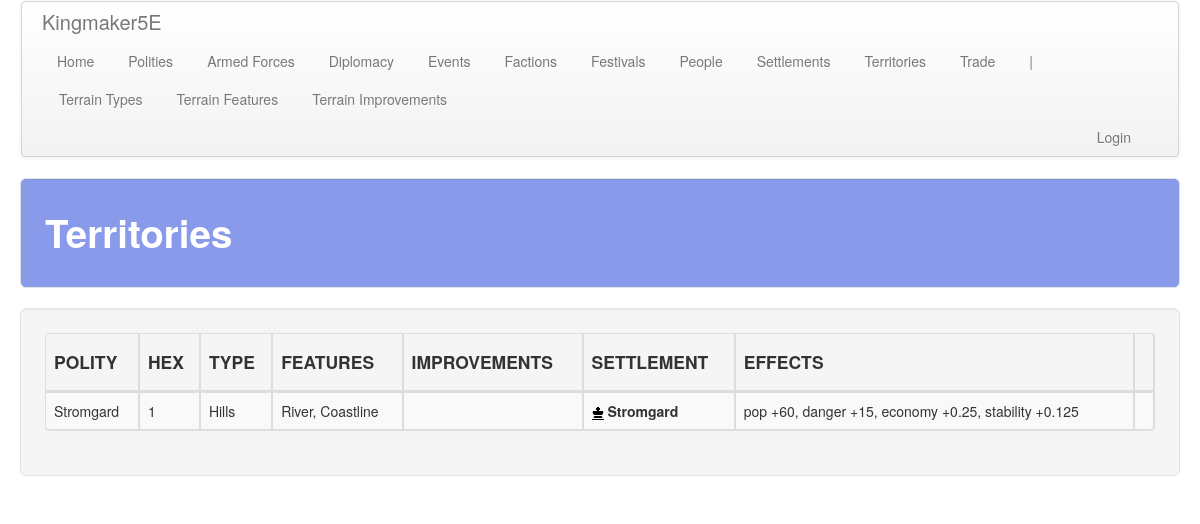
The app's page /territory/, older data.
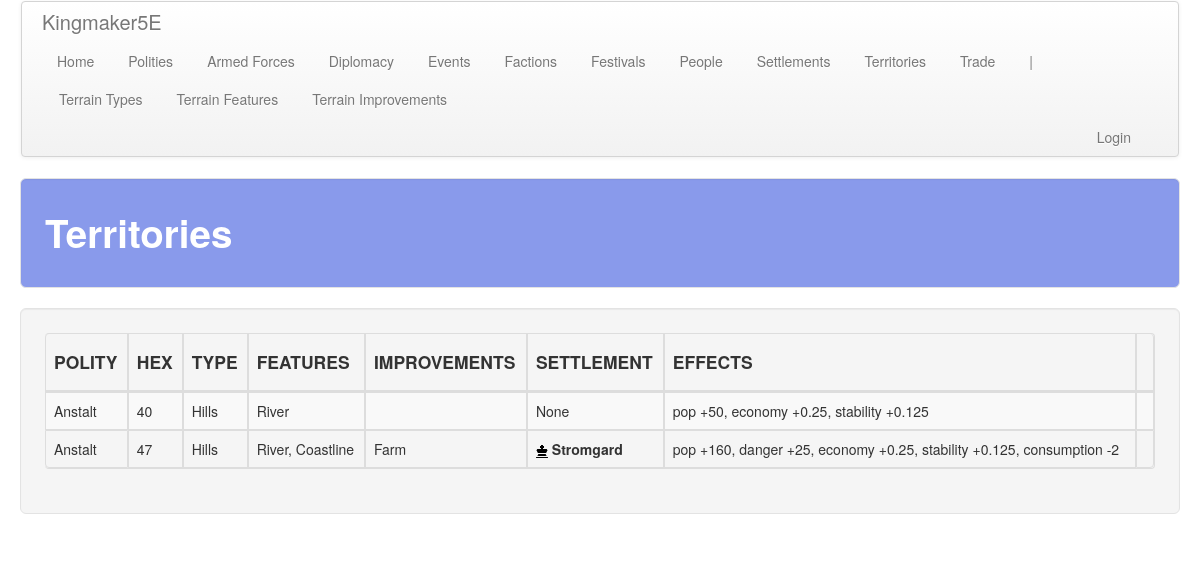
The same page, newer data.
### territory/models.py (models this page shows, shortened)
class Territory(models.Model):
    polity = models.ForeignKey(
        'polity.Polity', on_delete=models.CASCADE,
        related_name='territory', related_query_name='territory'
    )
    hex = models.CharField(max_length=20, null=True)
    type = models.ForeignKey(
        Type, on_delete=models.CASCADE,
        related_name='territory', related_query_name='territory'
    )
    features = models.ManyToManyField(
        Feature, related_name='territory', related_query_name='territory',
        blank=True,
    )
    improvements = models.ManyToManyField(
        Improvement, related_name='territory', related_query_name='territory',
        blank=True,
    )

class Type(models.Model):
    name = models.CharField(max_length=default_max_length)
    pop_bonus = models.IntegerField(default=0)
    dan_bonus = models.IntegerField(default=0)
    exp_time = models.IntegerField(default=1)
    prep_time = models.IntegerField(default=1)
    prep_cost = models.IntegerField(default=1)
    farm_cost = models.IntegerField(default=1)
    road_cost = models.IntegerField(default=1)
    def __str__(self):
        return self.name

class Feature(models.Model):
    name = models.CharField(max_length=default_max_length)
    desc = models.TextField(default="", blank=True, null=True)
    pop_bonus = models.IntegerField(default=0)
    dan_bonus = models.IntegerField(default=0)
    eco_bonus = models.FloatField(default=0)
    loy_bonus = models.FloatField(default=0)
    sta_bonus = models.FloatField(default=0)
    def_bonus = models.IntegerField(default=0)
    con_bonus = models.IntegerField(default=0)
    inc_bonus = models.IntegerField(default=0)
    unr_bonus = models.IntegerField(default=0)
    def __str__(self):
        return self.name

class Improvement(models.Model):
    name = models.CharField(max_length=default_max_length)
    pop_bonus = models.IntegerField(default=0)
    dan_bonus = models.IntegerField(default=0)
    eco_bonus = models.FloatField(default=0)
    loy_bonus = models.FloatField(default=0)
    sta_bonus = models.FloatField(default=0)
    fam_bonus = models.IntegerField(default=0)
    inf_bonus = models.IntegerField(default=0)
    def_bonus = models.IntegerField(default=0)
    con_bonus = models.IntegerField(default=0)
    inc_bonus = models.IntegerField(default=0)
    unr_bonus = models.IntegerField(default=0)
    cost_per_month = models.IntegerField(default=0)
    construction_time = models.IntegerField(default=0)
    exclusive = models.BooleanField()
    desc = models.TextField(default="")
    def __str__(self):
        return self.name

### polity/models.py (models this page shows, shortened)
class Polity(models.Model):
    name = models.CharField(max_length=default_max_length)
    government = models.ForeignKey(
        Government, on_delete=models.CASCADE,
        related_name='polity', related_query_name='polity')
    alignment_lc = models.ForeignKey(
        AlignmentLC, on_delete=models.CASCADE,
        related_name='polity', related_query_name='polity')
    alignment_ge = models.ForeignKey(
        AlignmentGE, on_delete=models.CASCADE,
        related_name='polity', related_query_name='polity')
    treasury = models.IntegerField(default=0)
    unrest = models.IntegerField(default=0)
    fame = models.IntegerField(default=0)
    infamy = models.IntegerField(default=0)
    desc = models.TextField(default="", blank=True)
    tax_edict = models.ForeignKey(
        'core.TaxEdict', on_delete=models.CASCADE,
        related_name='polity', related_query_name='polity')
    promotion_edict = models.ForeignKey(
        'core.PromotionEdict', on_delete=models.CASCADE,
        related_name='polity', related_query_name='polity')
    holiday_edict = models.ForeignKey(
        'core.HolidayEdict', on_delete=models.CASCADE,
        related_name='polity', related_query_name='polity')
    recruitment_edict = models.ForeignKey(
        'core.RecruitmentEdict', on_delete=models.CASCADE,
        related_name='polity', related_query_name='polity')
    ruler_attribute_1 = models.ForeignKey(
        Attribute, on_delete=models.CASCADE, null=True, blank=True,
        related_name='polity_ruler_1', related_query_name='polity_ruler_1')
    ruler_attribute_2 = models.ForeignKey(
        Attribute, on_delete=models.CASCADE, null=True, blank=True,
        related_name='polity_ruler_2', related_query_name='polity_ruler_2')
    ruler_attribute_3 = models.ForeignKey(
        Attribute, on_delete=models.CASCADE, null=True, blank=True,
        related_name='polity_ruler_3', related_query_name='polity_ruler_3')
    spymaster_attribute = models.ForeignKey(
        Attribute, on_delete=models.CASCADE, null=True, blank=True,
        related_name='polity_spymaster', related_query_name='polity_spymaster')

### settlements/models.py (models this page shows, shortened)
class Settlement(models.Model):
    territory = models.ForeignKey(
        'territory.Territory', on_delete=models.CASCADE,
        related_name='settlement', related_query_name='settlement'
    )
    name = models.CharField(max_length=default_max_length)
    districts = models.IntegerField(default=1)
    capital = models.BooleanField(default=False)

### territory/views.py (the view)
# urls.py: path('', views.territories, name='territories'),
def territories(request):
    obj_plural = a_plural.replace(' ', '_')
    items = a_obj.objects.order_by('polity', 'hex', 'type')
    items = get_territory_effects(items)['territories']
    return render(
        request, '%s/%s.html' % (app_name, obj_plural),
        {'title': obj_plural.capitalize(), obj_plural: items}
    )

### common/utils.py (called while the page is built)
def get_signed_number(number):
    if number >= 0:
        s = '+%s' % number
    else:
        s = '-%s' % abs(number)
    return {'s': s}

### territory/templates/territory/territories.html (shortened to what this page needs)
<!DOCTYPE html>
{% extends 'territory/base.html' %}
{% load staticfiles %}
{% block table_header %}
    <th class="th_ccell"><h4>POLITY</h4></th>
    <th class="th_ccell"><h4>HEX</h4></th>
    <th class="th_ccell"><h4>TYPE</h4></th>
    <th class="th_ccell"><h4>FEATURES</h4></th>
    <th class="th_ccell"><h4>IMPROVEMENTS</h4></th>
    <th class="th_ccell"><h4>SETTLEMENT</h4></th>
    <th class="th_ccell"><h4>EFFECTS</h4></th>
    <th class="th_ccell"><h4></h4></th>
{% endblock %}
{% block table_body %}
    {% for territory in territories %}
        <tr>
            <td class="tb_lcell">{{ territory.polity.name }}</td>
            <td class="tb_ccell">{{ territory.hex }}</td>
            <td class="tb_ccell">{{ territory.type }}</td>
            <td class="tb_ccell">{{ territory.features.all|join:", " }}</td>
            <td class="tb_ccell">{{ territory.improvements.all|join:", " }}</td>
            <td class="tb_ccell">
                {% if territory.the_settlement %}
                    <div class="clickable-object" style="cursor: pointer;" data-href="{% url 'settlements:buildings' settlement_id=territory.the_settlement.pk %}">
                    {% if territory.the_settlement.capital %}
                        <img src="{% static 'img/glyphicons-halflings-211-king.png' %}" alt="My image"/>
                        <b>{{ territory.the_settlement.name }}</b>
                    {% else %}
                        {{ territory.the_settlement.name }}
                    {% endif %}
                    </div>
                {% else %}
                    None
                {% endif %}
            </td>
            <td class="tb_ccell">{{ territory.effects_summary }}</td>
            <td class="tb_ccell">
            </td>
        </tr>
    {% endfor %}
{% endblock %}

Row changes from the older to the newer data that the page shows:
added Territory: polity.name "Anstalt", hex "40", type "Hills", features.all "River", shows "None", effects_summary "pop +50, economy +0.25, stability +0.125"
changed Territory "River, Coastline": polity.name "Stromgard" → "Anstalt"; hex "1" → "47"; improvements.all (not shown) → "Farm"; effects_summary "pop +60, danger +15, economy +0.25, stability +0.125" → "pop +160, danger +25, economy +0.25, stability +0.125, consumption -2"
